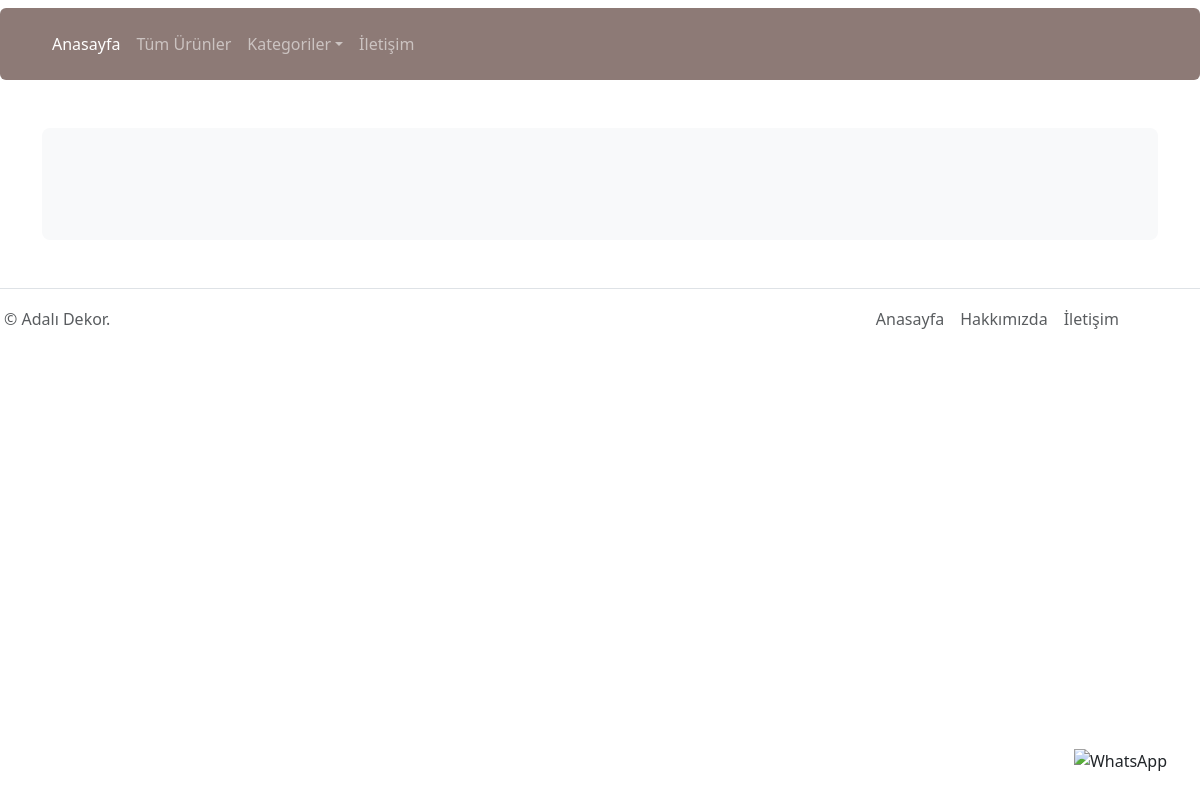
The app's page /about_us/, older data.
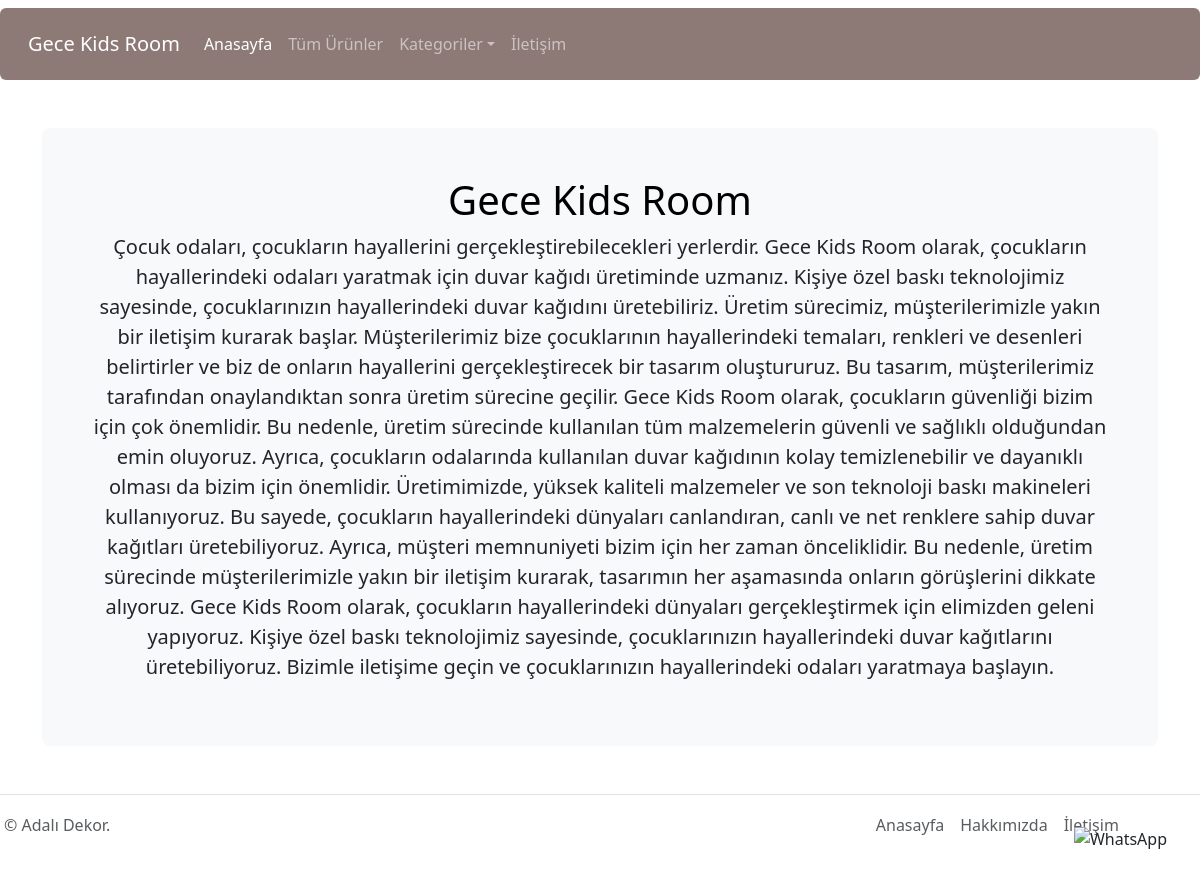
The same page, newer data.
### page_app/models.py (models this page shows, shortened)
class ContactInfo(models.Model):
    title = models.CharField(max_length=255)
    about_us = models.TextField()
    adress = models.TextField()
    contact_number = models.CharField(max_length=15)
    contact_email = models.EmailField()
    iban=models.CharField(max_length=20,blank=True, null=True)

### page_app/views.py (the view)
# urls.py: path('about_us/',about_us, name='about_us'),
def about_us(request):
    product_objects = Products.objects.all()
    category_objects = Category.objects.all()
    slideritem_objects = SliderItem.objects.all()
    contact_objects = ContactInfo.objects.all()
    context=dict(
        category_objects = category_objects,
        slideritem_objects = slideritem_objects,
        product_objects = product_objects,
        contact_objects=contact_objects,
    )
    return render(request,'page/about_us.html', context)

### page_app/templates/page/about_us.html (shortened to what this page needs)
{% extends 'core/base.html'  %}
{% block content %}
<div class="container my-5">
    <div class="p-5 text-center bg-body-tertiary rounded-3">
      <h1 class="text-body-emphasis">{{ contact_objects.0.title }}</h1>
      <p class="lead">
        {{ contact_objects.0.about_us }}
      </p>
    </div>
  </div>
{% endblock %}

### templates/core/navbar.html (shortened to what this page needs)
{% load static %}
<nav class="navbar navbar-expand-lg navbar-dark rounded p-3 mt-2 custom-navbar-bg">
    <div class="container-fluid">
        <a class="navbar-brand" href="/">{{ contact_objects.0.title }}</a>
        <div class="navbar-collapse collapse" id="navbarsExample09">
            <ul class="navbar-nav me-auto mb-2 mb-lg-0">
                <li class="nav-item">
                    <a class="nav-link active" aria-current="page" href="/">Anasayfa</a>
                </li>
                <li class="nav-item">
                    <a class="nav-link" href="{% url 'tum_urunler' %}">Tüm Ürünler</a>
                </li>
                <li class="nav-item dropdown">
                    <a class="nav-link dropdown-toggle" href="#" data-bs-toggle="dropdown" aria-expanded="false">Kategoriler</a>
                </li>
                <li class="nav-item">
                    <a class="nav-link" href="{% url 'contact_us' %}">İletişim</a>
                </li>
            </ul>
        </div>
    </div>
</nav>

Row changes from the older to the newer data that the page shows:
added ContactInfo: title "Gece Kids Room", about_us "Çocuk odaları, çocukların hayallerini gerçekleştirebilecekleri yerlerdir. Gece Kids Room olarak, çocukların hayallerindeki odaları yaratmak için duvar kağıdı üretiminde uzmanız. Kişiye özel baskı teknolojimiz sayesinde, çocuklarınızın hayallerindeki duvar kağıdını üretebiliriz. Üretim sürecimiz, müşterilerimizle yakın bir iletişim kurarak başlar. Müşterilerimiz bize çocuklarının hayallerindeki temaları, renkleri ve desenleri belirtirler ve biz de onların hayallerini gerçekleştirecek bir tasarım oluştururuz. Bu tasarım, müşterilerimiz tarafından onaylandıktan sonra üretim sürecine geçilir. Gece Kids Room olarak, çocukların güvenliği bizim için çok önemlidir. Bu nedenle, üretim sürecinde…"
